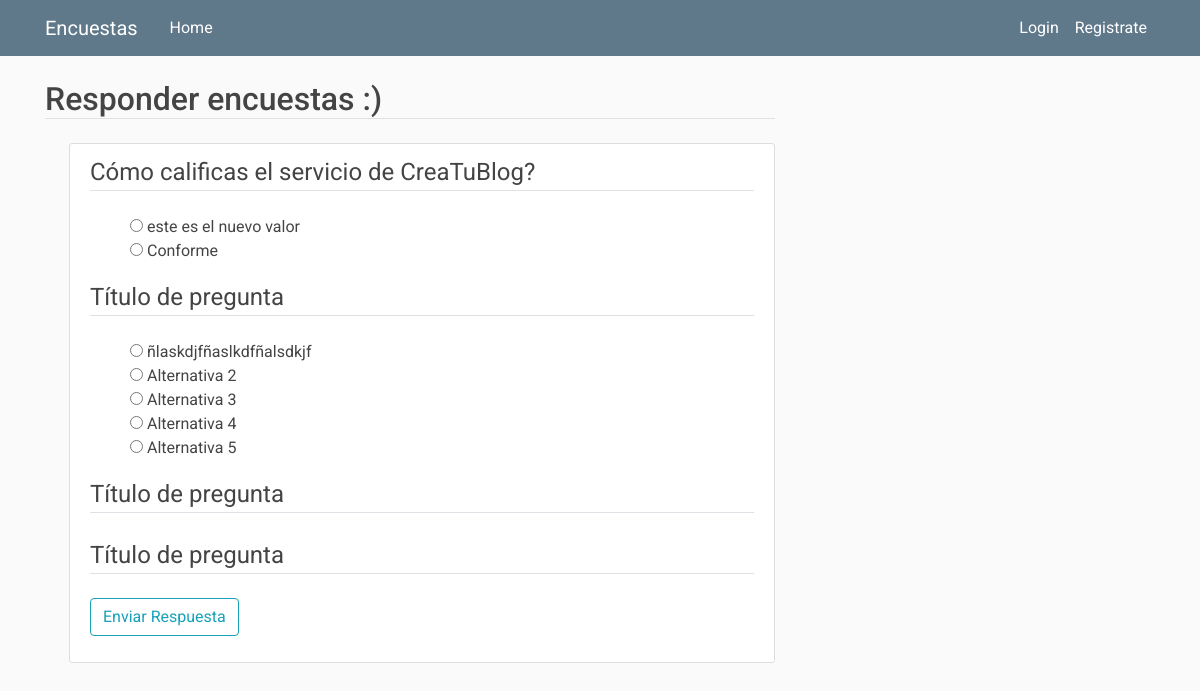
The app's page /responder_encuesta/7 with its own data.
### encuestas/models.py (models this page shows)
class Encuesta(db.Model):
    id = db.Column(db.Integer, primary_key = True)
    title = db.Column(db.String(100),nullable = False)
    date_created = db.Column(db.DateTime, nullable = False, default = datetime.utcnow)
    date_posted = db.Column(db.DateTime, default = datetime.utcnow)
    user_id = db.Column(db.Integer, db.ForeignKey('user.id'),nullable = False)
    preguntas = db.relationship('Pregunta', backref = 'content', lazy = True)
    estado =  db.Column(db.String(100), default = "creada")

class Pregunta(db.Model):
    id = db.Column(db.Integer, primary_key = True)
    title = db.Column(db.String(100), nullable = False)
    encuesta_id = db.Column(db.Integer, db.ForeignKey('encuesta.id'), nullable = False)
    items = db.relationship('Item', backref = 'options', lazy = True)

class Item(db.Model):
    id = db.Column(db.Integer, primary_key = True)
    description = db.Column(db.String(1000), nullable = False)
    pregunta_id = db.Column(db.Integer, db.ForeignKey('pregunta.id'), nullable = False)

### encuestas/routes.py (the view, shortened to what this page needs)
@app.route("/responder_encuesta/<int:encuesta_id>", methods=['GET', 'POST'])
def responder_encuesta(encuesta_id):
    encuesta = Encuesta.query.get_or_404(encuesta_id)
    preguntas = Pregunta.query.filter_by(encuesta_id = encuesta_id)
    selected_preguntas_id = []
    for pregunta in preguntas:
        selected_preguntas_id.append(pregunta.id)
    items = Item.query.filter(Item.pregunta_id.in_(selected_preguntas_id))
    respuesta_form = EnviarRespuestaForm()
    return render_template('responder_encuesta.html',
        title = 'Responder Encuesta',
        encuesta = encuesta,
        preguntas = preguntas,
        items = items,
        respuesta_form = respuesta_form,
    )

### encuestas/forms.py
class EnviarRespuestaForm(FlaskForm):
    submit = SubmitField('Enviar Respuesta')

### encuestas/templates/responder_encuesta.html (shortened to what this page needs)
{% extends "layout.html" %}
{% block content %}
<h2 class="border-bottom mb-4">
  Responder {{ encuesta.title}}
</h2>
<div class="content-section ml-4">
  <form method="POST" action="">
    <div class = "form-group">
      {%for pregunta in preguntas%}
      <fieldset class="form-group">
        <legend class="border-bottom">
          {{pregunta.title}}
        </legend>
      </fieldset>
        <ul>
          {%for item in items%}
          {%if pregunta.id == item.pregunta_id%}
          <li style = "list-style-type: none;">
            <input type="radio" name='{{pregunta.id}}' value = "{{item.id}}">
              {{item.description}}
          </li>
          {%endif%}
          {%endfor%}
        </ul>
      {%endfor%}
      {{ respuesta_form.submit(class="btn btn-outline-info") }}
    </div>
  </form>
</div>
{% endblock content %}

### encuestas/static/main.css (style rules this page uses)
body { font-family: "Roboto", sans-serif; font-weight: 400; background: #fafafa; color: #444; margin-top: 5rem; box-sizing: border-box; }
h1, h2, h3, h4, h5, h6 { color: #444444; }
.content-section { background: #ffffff; padding: 10px 20px; border: 1px solid #dddddd; border-radius: 3px; margin-bottom: 20px; }

### records on screen
Encuesta: title "encuestas :)"
Pregunta: title "Cómo calificas el servicio de CreaTuBlog?"
Item: description "este es el nuevo valor"
Item: description "Conforme"
Pregunta: title "Título de pregunta"
Item: description "ñlaskdjfñaslkdfñalsdkjf"
Item: description "Alternativa 2"
Item: description "Alternativa 3"
Item: description "Alternativa 4"
Item: description "Alternativa 5"
Pregunta: title "Título de pregunta"
Pregunta: title "Título de pregunta"
